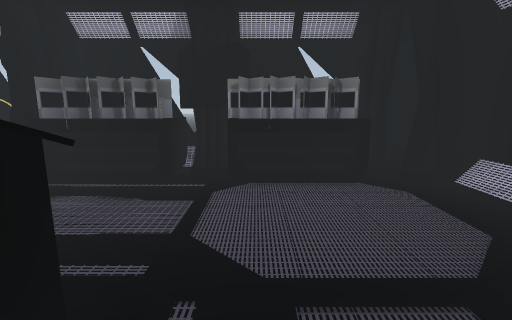
[1] (above)

18 first-person views from a walk through a Unity game level. The camera is 1.5 m above the floor, tilts 10° down and sees 85° across. Doors are open. The floor is counted in squares, 1 m on a side. Each view is taken from the middle of a square. On the plan, view 1 faces up. The plan holds only what a view shows up to about 14 squares ahead; the rest is blank. The place goes on beyond the plan. The player character is not drawn. Some animated figures are not drawn.

[2]
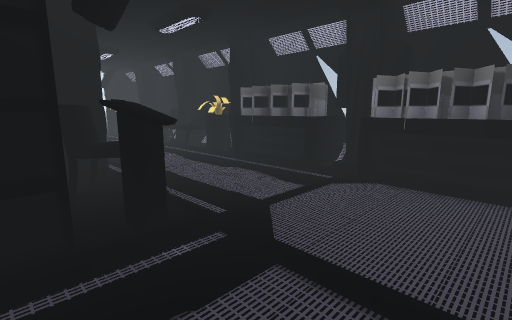

[3]
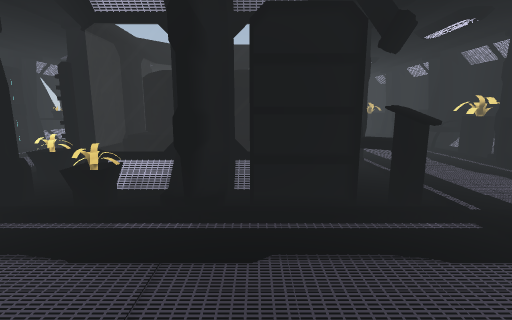

[4]
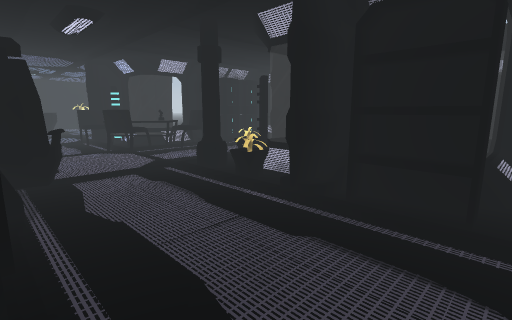

[5]
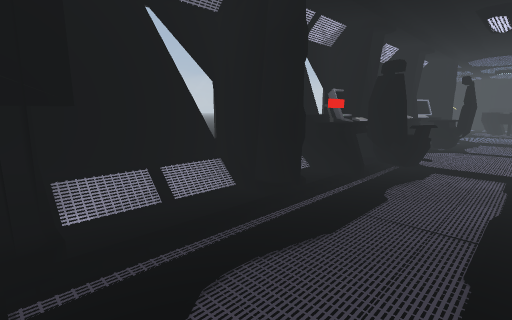

[6]
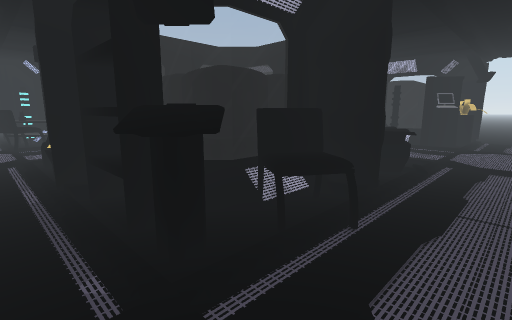

[7]
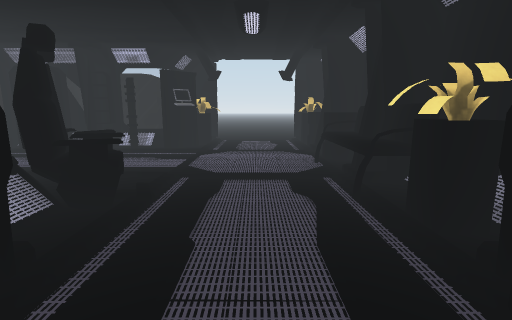

[8]
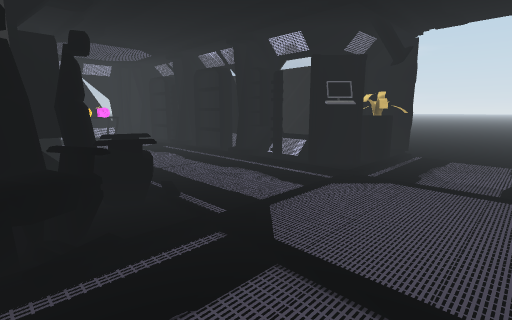

[9]
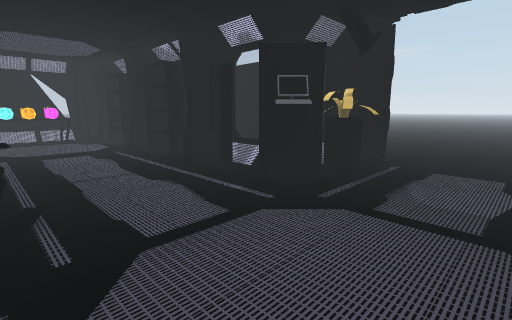

[10]
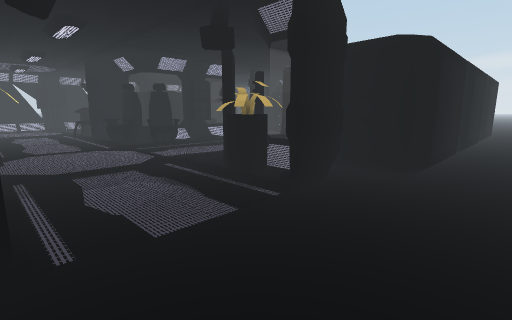

[11]
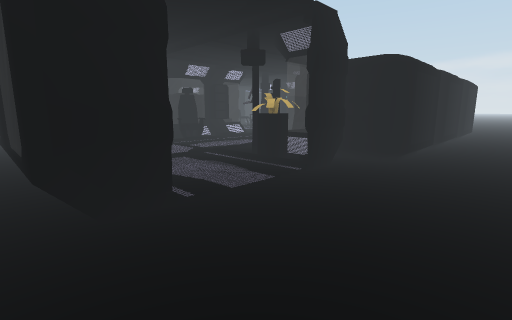

[12]
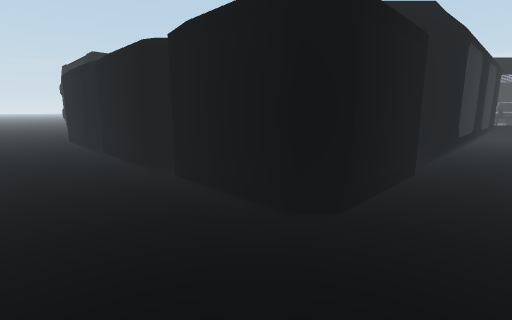

[13]
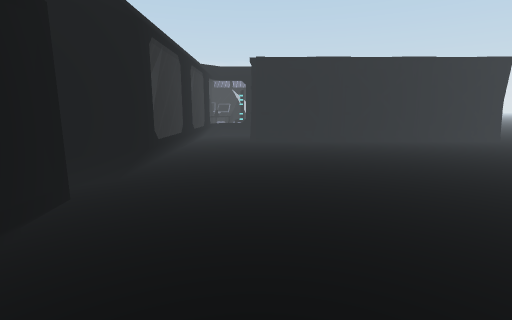

[14]
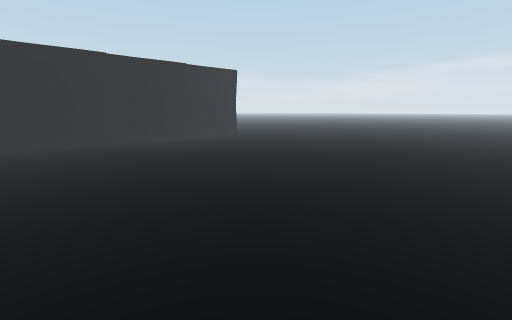

[15]
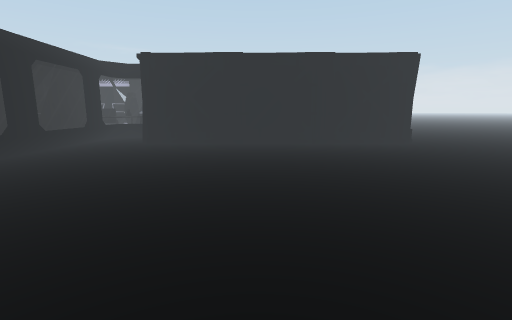

[16]
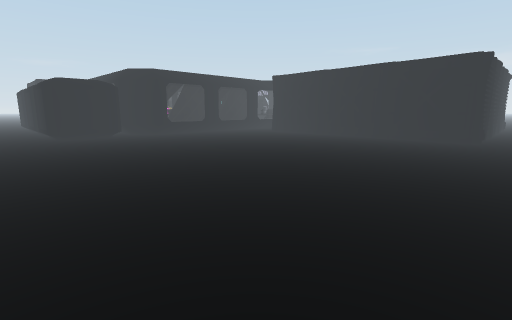

[17]
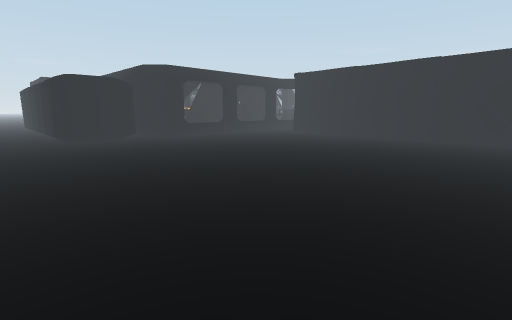

[18]
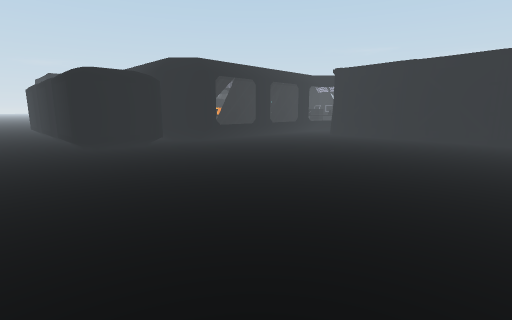

### Floor plan
Key: @ floor where view 1 was taken; # wall or solid block; . main floor; : floor 0.25 m higher than the main floor; / step, stairs or slope; D open door; = window, fence, low wall or low ledge; O other object.
Columns run from 21 left of view 1 to 5 right of it. Each row starts with its distance up from view 1.
  8 . ........
  7  ...#OOO#OOO#OOO  OOOO  ##
  6 ....D..O#OOOOO..DOOOOOOO###
  5 ....D...........D......../O
  4 ....D...........D......../
  3 ....D...........D........O
  2 ....D..O.....OO.DOOOO...:O#
  1 ....#/OO....OOO/#OOOO....O
  0 ...OOOO:....OOOOOO#OO@...=
 -1 ...OOOO#...../OO  OOO....=
 -2 ...O OO##.../OO   O#DDDDD#
 -3 ...O  O#O....    OO:....#
 -4 ...O OOOO....  OOO##O...OO
 -5 ...O   #....OO  ###OO..OOO
 -6 ...O   ##....O  D#O.O..OOO
 -7 ...O   #O...    D.......
 -8 ...O   OO...   .D.......O
 -9 ...O   OOOOO. ..DOO.O...O
-10 ...O   ##OOOO..  OOOOO.OOO
-11 ...OOOO##=OO#OOO#=OOO..OOO
-12 ..................#OO...OO
-13 ...................=OO..
-14 ................####DDDDD#
-15 ................#    ...
-16 ................#
-17 ................#
-18 ................#
-19 ................#
-20 ................#
-21 ................#
-22 ................#
-23 ................#
-24 ................#
-25 ................#
-26 ................###
-27  ..................
-28 . .......... .....

Positions as (right, up) in squares from view 1, and headings:
1: (0, 0), facing up
2: (2, 0), facing up-left
3: (3, -1), facing left
4: (3, 1), facing down-left
5: (0, 2), facing down-right
6: (0, 4), facing down-left
7: (-3, 4), facing left
8: (-7, 5), facing down-left
9: (-9, 5), facing down-left
10: (-20, 6), facing down-right
11: (-21, 8), facing down-right
12: (-21, -13), facing up-right
13: (-19, -14), facing right
14: (-19, -14), facing down-right
15: (-18, -19), facing right
16: (-21, -28), facing up-right
17: (-21, -26), facing up-right
18: (-21, -23), facing up-right
